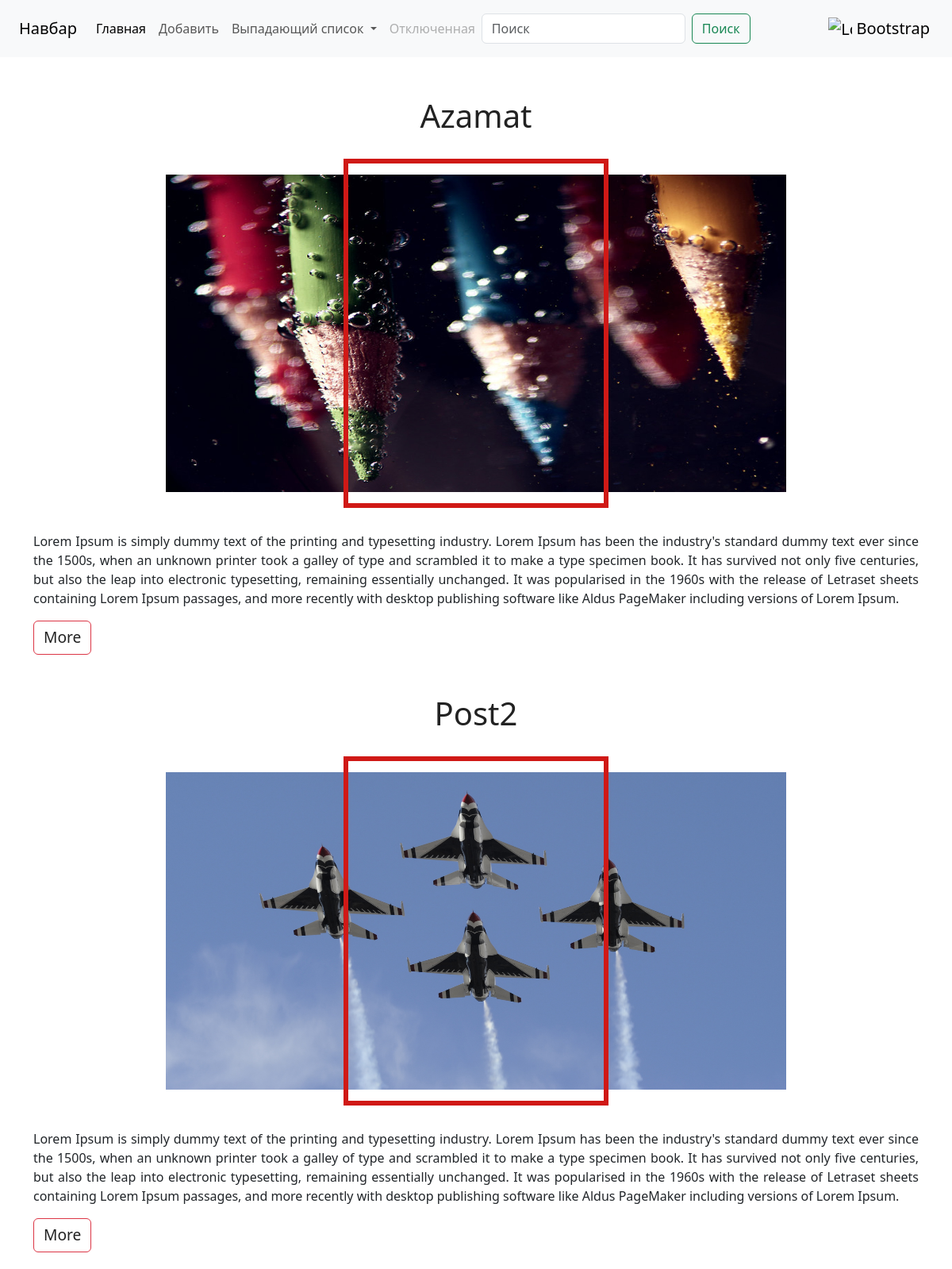
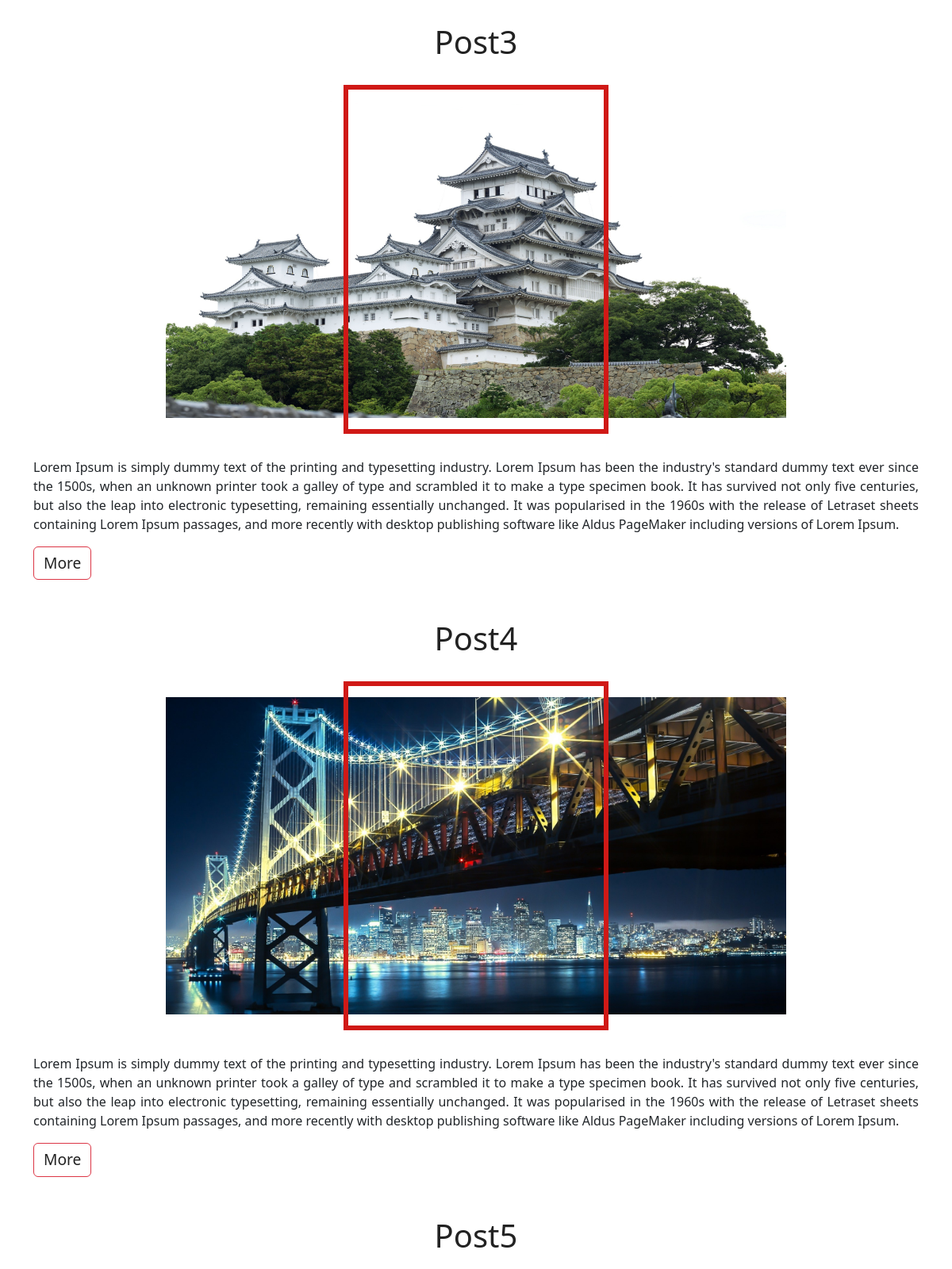
Screenshot of /blog/ (upper part) with the database file from the repository (2 pictures, top to bottom).
### blog/models.py (models this page shows, shortened)
class Post(models.Model):
    title = models.CharField(max_length=100)
    description = models.TextField(null=True)
    image = models.ImageField(upload_to="")
    created_date = models.DateTimeField(auto_now_add=True)
    updated_date = models.DateTimeField(auto_now=True)

### blog/views.py (the view)
# urls.py: path("blog/", views.BlogView.as_view(), name="blog"),
class BlogView(generic.ListView):
    template_name = 'post_list.html'
    queryset = models.Post.objects.all()
    def get_queryset(self):
        return models.Post.objects.all()

### templates/post_list.html (shortened to what this page needs)
{% load static %}
<!DOCTYPE html>
<html lang="en">
<head>
    <link rel="stylesheet" href="{% static 'css/style1.css' %}">
    <link href="https://cdn.jsdelivr.net/npm/bootstrap@5.3.0-alpha1/dist/css/bootstrap.min.css" rel="stylesheet">
</head>
<body>
<nav class="navbar bg-body-tertiary">
  <div class="container-fluid">
      <nav class="navbar navbar-expand-lg bg-body-tertiary">
  <div class="container-fluid">
    <a class="navbar-brand" href="#">Навбар</a>
    <div class="collapse navbar-collapse" id="navbarSupportedContent">
      <ul class="navbar-nav me-auto mb-2 mb-lg-0">
        <li class="nav-item">
          <a class="nav-link active" aria-current="page" href="#">Главная</a>
        </li>
        <li class="nav-item">
          <a class="nav-link" href="/add-tvshow/">Добавить</a>
        </li>
        <li class="nav-item dropdown">
          <a class="nav-link dropdown-toggle" href="#" role="button" data-bs-toggle="dropdown" aria-expanded="false">
            Выпадающий список
          </a>
        </li>
        <li class="nav-item">
          <a class="nav-link disabled">Отключенная</a>
        </li>
      </ul>
      <form action="{% url 'search' %}" method="GET" class="d-flex" role="search"  >
        <input type="search" type="text" name="q"  class="form-control me-2"   placeholder="Поиск" aria-label="Поиск">
        <button type="submit" class="btn btn-outline-success" >Поиск</button>
      </form>
    </div>
  </div>
</nav>
    <a class="navbar-brand" href="#">
      <img src="https://getbootstrap.com/docs/5.3/assets/brand/bootstrap-social.png" alt="Logo" width="30" height="24" class="d-inline-block align-text-top">
      Bootstrap
    </a>
  </div>
</nav>
     {% for i in object_list %}
<div class="container">
    <div class="post">
        <div class="post-header">
            <h1>{{i.title}}</h1>
        </div>
        <div class="post-image">
            <img src="{{i.image.url}}" width="400" height="400">
        </div>
        <div class="post-content">
            <p>
                {{i.description}}
            </p>
            <button type="button" class="btn btn-outline-danger"><a href="/blog/{{i.id}}" class="a">More</a></button>
        </div>
    </div>
</div>
 {% endfor %}
</body>
</html>

### static/css/style1.css (style rules this page uses)
* { box-sizing: border-box; margin: 0; }
body { font-family: 'Montserrat', sans-serif; color: #606060; font-size: 14px; }
.container { max-width: 960px; margin: 50px auto; padding: 0 15px; background: white; }
.post-image { margin: 20px 0; padding: 30px 0; position: relative; }
.post-image:before { content: ""; position: absolute; border: 6px solid #D01916; top: 10px; bottom: 10px; left: 35%; right: 35%; }
.post-image img { width: 100%; }
.post h1 { color: #222; font-weight: 500; margin-bottom: 15px; }
p { line-height: 1.5; margin-bottom: 1em; text-align: justify; }
@media (min-width: 768px) { body { font-size: 16px; } }
@media (min-width: 768px) { .container { padding: 0 45px; } }
@media (min-width: 768px) { .post-image, .post h1 { text-align: center; } }
@media (min-width: 768px) { .post-image img { width: 70%; } }
.a { text-decoration: none; color: #222222; font-size: larger; }

### rows the page displays
Post: title "Azamat", image (picture), description "Lorem Ipsum is simply dummy text of the printing and typesetting industry. Lorem Ipsum has been the industry's standard dummy text ever since the 1500s, when an unknown printer took a galley of type and scrambled it to make a type specimen book. It has survived not only five centuries, but also the leap into electronic typesetting, remaining essentially unchanged. It was popularised in the 1960s with the release of Letraset sheets containing Lorem Ipsum passages, and more recently with desktop publishing software like Aldus PageMaker including versions of Lorem Ipsum."
Post: title "Post2", image (picture), description "Lorem Ipsum is simply dummy text of the printing and typesetting industry. Lorem Ipsum has been the industry's standard dummy text ever since the 1500s, when an unknown printer took a galley of type and scrambled it to make a type specimen book. It has survived not only five centuries, but also the leap into electronic typesetting, remaining essentially unchanged. It was popularised in the 1960s with the release of Letraset sheets containing Lorem Ipsum passages, and more recently with desktop publishing software like Aldus PageMaker including versions of Lorem Ipsum."
Post: title "Post3", image (picture), description "Lorem Ipsum is simply dummy text of the printing and typesetting industry. Lorem Ipsum has been the industry's standard dummy text ever since the 1500s, when an unknown printer took a galley of type and scrambled it to make a type specimen book. It has survived not only five centuries, but also the leap into electronic typesetting, remaining essentially unchanged. It was popularised in the 1960s with the release of Letraset sheets containing Lorem Ipsum passages, and more recently with desktop publishing software like Aldus PageMaker including versions of Lorem Ipsum."
Post: title "Post4", image (picture), description "Lorem Ipsum is simply dummy text of the printing and typesetting industry. Lorem Ipsum has been the industry's standard dummy text ever since the 1500s, when an unknown printer took a galley of type and scrambled it to make a type specimen book. It has survived not only five centuries, but also the leap into electronic typesetting, remaining essentially unchanged. It was popularised in the 1960s with the release of Letraset sheets containing Lorem Ipsum passages, and more recently with desktop publishing software like Aldus PageMaker including versions of Lorem Ipsum."
Post: title "Post5"
